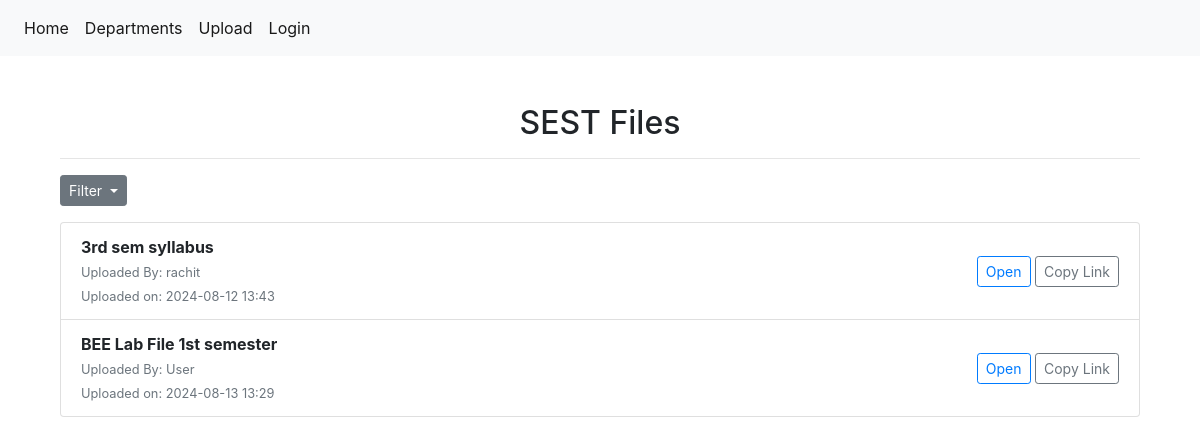
/department/SEST, run on an earlier commit of the app's database.
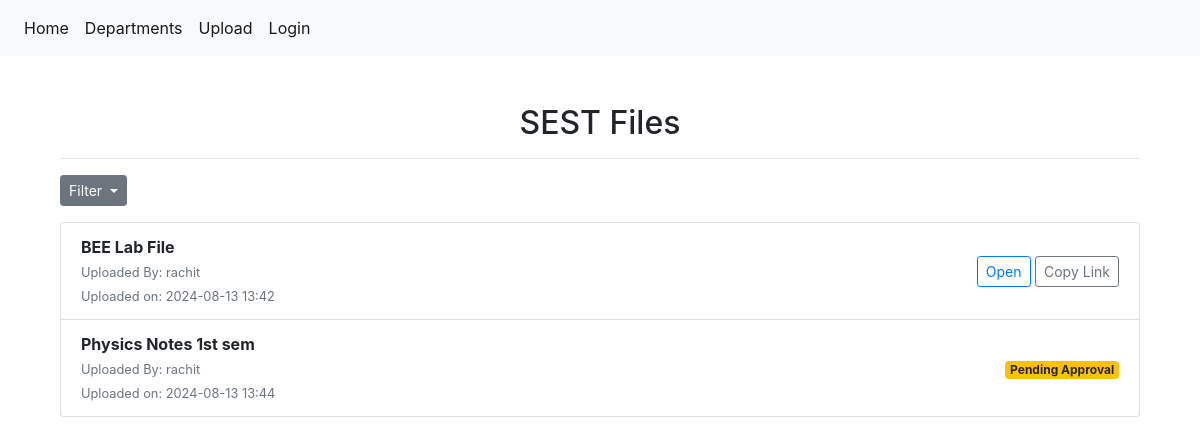
And on a later commit of the database.
### library/models.py (models this page shows, shortened)
class File(models.Model):
        file_name = models.CharField(max_length=255)
        file_department = models.CharField(max_length=255)
        file_path = models.FileField(upload_to='uploads/')
        file_status = models.BooleanField(default=False)
        uploaded_by = models.ForeignKey(User, on_delete=models.SET_NULL, null=True, blank=True)
        uploaded_at = models.DateTimeField(auto_now_add=True)

### library/views.py (the view)
# urls.py: path("department/<str:department_>", views.department, name='library_department'),
def department(request,department_):
    filter_status = request.GET.get('filter', 'all')
    if filter_status == 'approved':
        files = File.objects.filter(file_department=department_, file_status=True)
    elif filter_status == 'unapproved':
        files = File.objects.filter(file_department=department_, file_status=False)
    else:
        files = File.objects.filter(file_department=department_)
    return render(request, 'library/department.html', {'files':files, 'department': department_})

### library/templates/library/department.html (shortened to what this page needs)
{% extends "library/base.html" %}
{% block content %}
<div class="container my-5">
    <h2 class="text-center">{{ department }} Files</h2>
    <hr>
    <div class="btn-group">
        <button class="btn btn-secondary btn-sm dropdown-toggle" type="button" data-toggle="dropdown" aria-haspopup="true" aria-expanded="false">
          Filter
        </button>
    </div>
    {% if files %}
        <ul class="list-group">
            {% for file in files %}
                <li class="list-group-item d-flex justify-content-between align-items-center">
                    <div>
                        <strong>{{ file.file_name }}</strong><br>
                            {% if file.uploaded_by == None %}
                            <small class="text-muted">Uploaded By: Deleted User</small><br>
                            {% else %}
                            <small class="text-muted">Uploaded By: {{ file.uploaded_by }}</small><br>
                            {% endif %}
                        <small class="text-muted">Uploaded on: {{ file.uploaded_at|date:"Y-m-d H:i" }}</small>
                    </div>
                    <div>
                        {% if file.file_status %}
                            <a href="{{ file.file_path.url }}" class="btn btn-outline-primary btn-sm">Open</a>
                            <a href="#" class="btn btn-outline-secondary btn-sm" onclick="copyLink('{{ file.file_path.url }}')">Copy Link</a>
                        {% else %}
                            <span class="badge badge-warning">Pending Approval</span>
                        {% endif %}
                    </div>
                </li>
            {% endfor %}
        </ul>
    {% else %}
        <p class="text-center">No files found for this department.</p>
    {% endif %}
</div>
{% endblock %}

What changed in the data, as far as the page shows it:
removed File: file_name "BEE Lab File 1st semester", uploaded_by "User", uploaded_at "2024-08-13 13:29"
added File: file_name "BEE Lab File", uploaded_by "rachit", uploaded_at "2024-08-13 13:42"
changed File: file_name "3rd sem syllabus" → "Physics Notes 1st sem"; uploaded_at "2024-08-12 13:43" → "2024-08-13 13:44"; file_status "Open Copy Link" → "Pending Approval"
